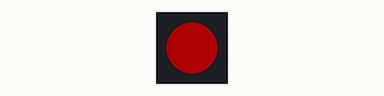
Simulated run of this sketch. Board: Arduino Uno, built with avr-gcc and run on an emulated ATmega328P. Parts: 1 RGB LEDs in strip order, left to right. Dim RGB values are drawn brighter than linear.

Above: at 0.06 s.
At 2.61 s:
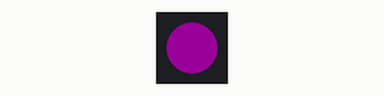
At 5.22 s:
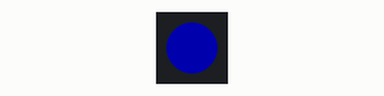
Timing chart, 0 to 6.8 s (numbered marks = the images above):
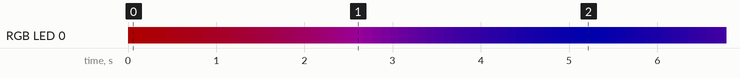

The sketch:

unit-024-fade-between-two-colors-in-neopixel.ino
```cpp
#include <Adafruit_NeoPixel.h>


#define PIN_NEOPIXEL A2   // NeoPixel on A2
#define NUM_PIXELS   1    // one LED


Adafruit_NeoPixel pixels(NUM_PIXELS, PIN_NEOPIXEL, NEO_GRB + NEO_KHZ800);


// Color A and Color B (start and end colors)
const int R1 = 255;  // Color A: red
const int G1 = 0;


const int R2 = 0;    // Color B: blue
const int G2 = 0;
const int B2 = 255;

void setup() {
  pixels.begin();         // start NeoPixel
  pixels.setBrightness(50); // not too bright (0–255)
}

void loop() {
  // Fade from Color A (R1,G1,B1) to Color B (R2,G2,B2)
  for (int step = 0; step <= 255; step = step + 1) {
    int r = map(step, 0, 255, R1, R2);
    int g = map(step, 0, 255, G1, G2);
    int b = map(step, 0, 255, B1, B2);


    pixels.setPixelColor(0, pixels.Color(r, g, b));
    pixels.show();
    delay(20); // smaller = faster fade, bigger = slower fade
  }


  // Fade back from Color B to Color A
  for (int step = 0; step <= 255; step = step + 1) {
    int r = map(step, 0, 255, R2, R1);
    int g = map(step, 0, 255, G2, G1);
    int b = map(step, 0, 255, B2, B1);


    pixels.setPixelColor(0, pixels.Color(r, g, b));
    pixels.show();
    delay(20);
  }
}
```

Measured:
- by itself, RGB LED 0: off → RGB(50, 0, 0) at 0.00 s, → RGB(49, 0, 1) 0.12 s later, → RGB(48, 0, 2) 0.10 s later, → RGB(47, 0, 3) 0.10 s later, … (384 changes in this stretch)
- by itself, everything shown: repeats every 10.4 s, in 100 steps
